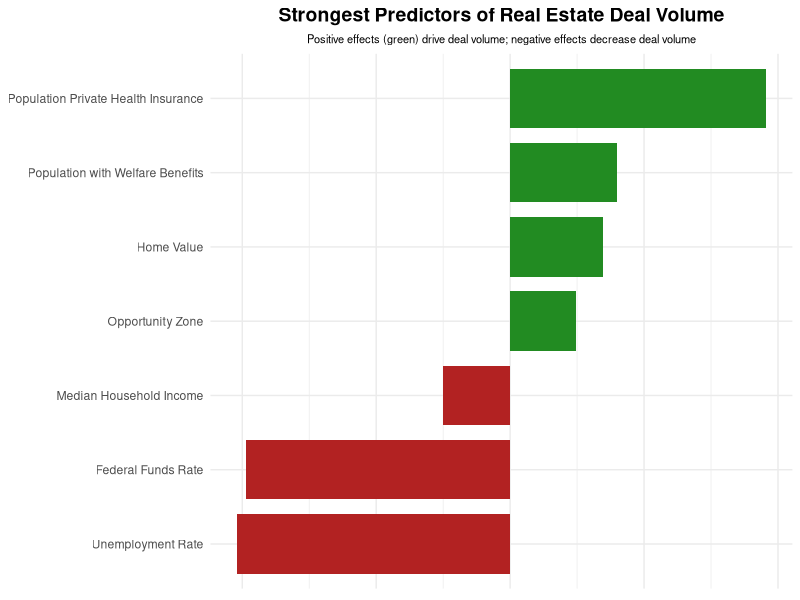

The R script that drew this image:
## ---- chunk 1
knitr::opts_chunk$set(echo = FALSE)
## ---- chunk 2

# Load necessary library
library(ggplot2)
library(dplyr)

# Data: Strongest Predictors (Top Positive and Negative Effects)
fixed_effects <- data.frame(
  Predictor = c(
    "Federal Funds Rate", 
    "Unemployment Rate",
    "Median Household Income",
    "Population Private Health Insurance",
    "Population with Welfare Benefits",
    "Home Value",
    "Opportunity Zone"
  ),
  Effect = c(
    -0.591, 
    -0.612, 
    -0.151, 
    0.573, 
    0.239, 
    0.208, 
    0.148
  )
)

# Order predictors for plotting
fixed_effects <- fixed_effects %>%
  mutate(Predictor = factor(Predictor, levels = Predictor[order(Effect)]))

# Create the bar chart
p <- ggplot(fixed_effects, aes(x = Predictor, y = Effect, fill = Effect > 0)) +
  geom_bar(stat = "identity", width = 0.8) +
  scale_fill_manual(values = c("TRUE" = "forestgreen", "FALSE" = "firebrick")) +
  coord_flip() +
  theme_minimal() +
  labs(
    title = "Strongest Predictors of Real Estate Deal Volume",
    subtitle = "Positive effects (green) drive deal volume; negative effects decrease deal volume",
    x = NULL,
    y = NULL
  ) +
  theme(
    plot.title = element_text(hjust = 0.5, face = "bold", size = 14), # Adjust title size
    plot.subtitle = element_text(hjust = 0.5, size = 8),             # Decrease subtitle size
    axis.text.x = element_blank(),
    axis.ticks.x = element_blank(),
    legend.position = "none"
  )

# Display the plot
print(p)
